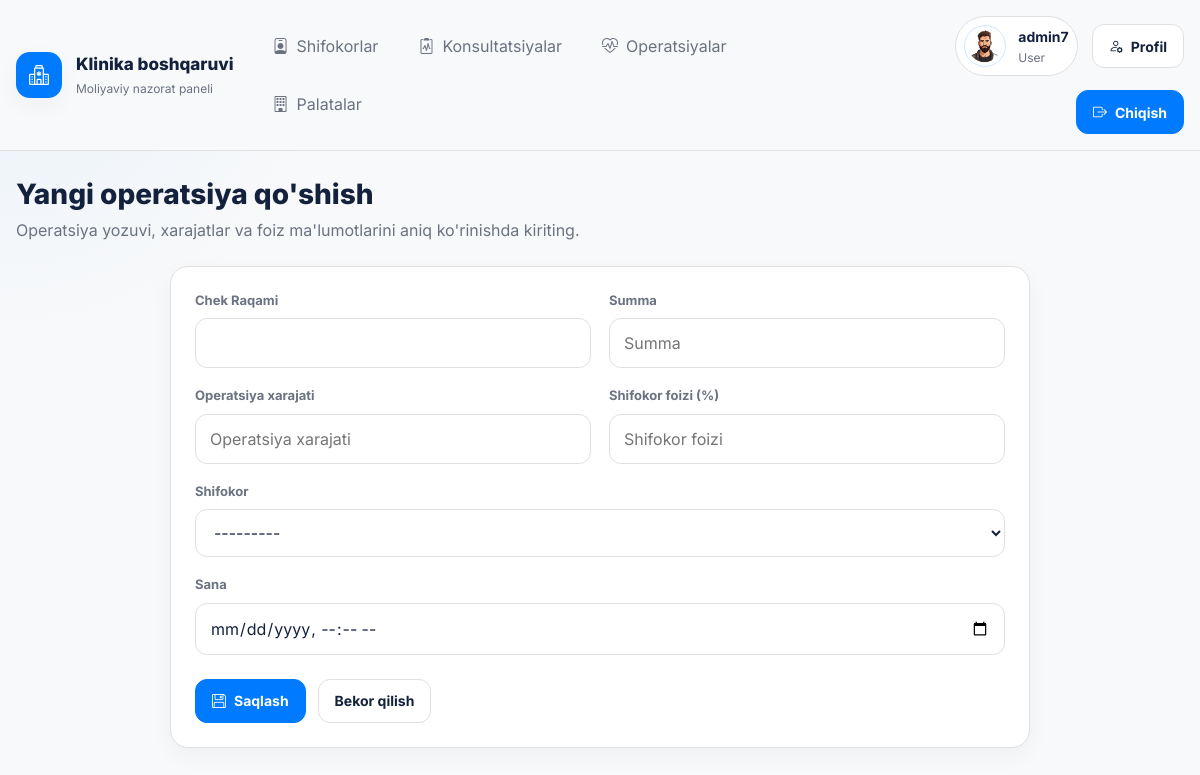
The page /finance/surgeries/create/ (signed in) on the database its author committed.
### accounts/models.py (models this page shows, shortened)
class CustomUser(AbstractUser):
    ROLE_CHOICES = {
        'admin': 'Admin',
        'user': 'User',
    }
    role = models.CharField(max_length=20, choices=ROLE_CHOICES, default='user')
    phone = models.CharField(max_length=15, blank=True, null=True)
    avatar = models.ImageField(upload_to='avatars/', default='avatars/default_avatar.png', blank=True)

### finance/views.py (the view, shortened to what this page needs)
# urls.py: path('surgeries/create/', SurgeryCreateView.as_view(), name='surgery-create'),
class SurgeryCreateView(LoginRequiredMixin, CreateView):
    model = Surgery
    form_class = SurgeryForm
    template_name = 'surgeries/surgery_form.html'
    success_url = reverse_lazy('surgery-list')

### finance/models.py (called while the page is built)
    def __str__(self):
        return f"{self.last_name} {self.first_name}"

### templates/surgeries/surgery_form.html (shortened to what this page needs)
{% extends 'base.html' %}
{% block content %}
<section class="page-header">
    <div>
        <h1 class="page-title">{% if form.instance.pk %}Operatsiyani tahrirlash{% else %}Yangi operatsiya qo'shish{% endif %}</h1>
        <p class="page-description">Operatsiya yozuvi, xarajatlar va foiz ma'lumotlarini aniq ko'rinishda kiriting.</p>
    </div>
</section>
<section class="surface-card" style="max-width: 860px; margin: 0 auto;">
    <div class="surface-body">
        <form method="post">
            <div class="form-grid">
                {% for field in form %}
                    <div class="form-field {% if field.name == 'date' or field.name == 'doctor' %}full{% endif %}">
                        <label for="{{ field.id_for_label }}">{{ field.label }}</label>
                        {{ field }}
                    </div>
                {% endfor %}
            </div>
            <div class="form-actions">
                <button type="submit" class="btn btn-primary"><i class="bi bi-floppy"></i>Saqlash</button>
                <a href="{% url 'surgery-list' %}" class="btn btn-secondary">Bekor qilish</a>
            </div>
        </form>
    </div>
</section>
{% endblock %}

### templates/base.html (shortened to what this page needs)
<!DOCTYPE html>
<html lang="uz">
<head>
    <link rel="stylesheet" href="https://cdn.jsdelivr.net/npm/bootstrap-icons@1.11.3/font/bootstrap-icons.min.css">
</head>
<body>
    <div class="shell">
        <header class="topbar">
            <div class="topbar-inner">
                <a href="{% url 'home' %}" class="brand">
                    <span class="brand-mark"><i class="bi bi-hospital"></i></span>
                    <span class="brand-copy">
                        <span class="brand-title">Klinika boshqaruvi</span>
                        <span class="brand-subtitle">Moliyaviy nazorat paneli</span>
                    </span>
                </a>
                <div class="nav-area">
                    <ul class="nav-links">
                        <li><a href="{% url 'doctor-list' %}"><i class="bi bi-person-badge"></i>Shifokorlar</a></li>
                        <li><a href="{% url 'consultation-list' %}"><i class="bi bi-clipboard2-pulse"></i>Konsultatsiyalar</a></li>
                        <li><a href="{% url 'surgery-list' %}"><i class="bi bi-heart-pulse"></i>Operatsiyalar</a></li>
                        <li><a href="{% url 'room-list' %}"><i class="bi bi-building"></i>Palatalar</a></li>
                    </ul>
                    <div class="nav-actions">
                        {% if user.is_authenticated %}
                            <div class="user-panel">
                                {% if user.avatar %}
                                    <img src="{{ user.avatar.url }}" alt="{{ user.username }}" class="user-avatar">
                                {% else %}
                                    <div class="user-avatar-fallback">{{ user.username|first|upper }}</div>
                                {% endif %}
                                <div class="user-meta">
                                    <span class="user-name">{{ user.get_full_name|default:user.username }}</span>
                                    <span class="user-role">{{ user.get_role_display }}</span>
                                </div>
                            </div>
                            <a href="{% url 'profile-update' %}" class="btn btn-secondary"><i class="bi bi-person-gear"></i>Profil</a>
                            <a href="{% url 'logout' %}" class="btn btn-primary"><i class="bi bi-box-arrow-right"></i>Chiqish</a>
                        {% else %}
                            <a href="{% url 'login' %}" class="btn btn-secondary"><i class="bi bi-box-arrow-in-right"></i>Kirish</a>
                            <a href="{% url 'register' %}" class="btn btn-primary"><i class="bi bi-person-plus"></i>Ro'yxatdan o'tish</a>
                        {% endif %}
                    </div>
                </div>
            </div>
        </header>
        <main class="page-wrap">
            {% block content %}{% endblock %}
        </main>
    </div>
</body>
</html>

### rows shown on the page
CustomUser: avatar (placeholder picture), get_full_name "admin7", role "User"

### other values the page prints
{{ field.label }} "Chek Raqami" "Summa" "Operatsiya xarajati" "Shifokor foizi (%)" "Shifokor" "Sana"
